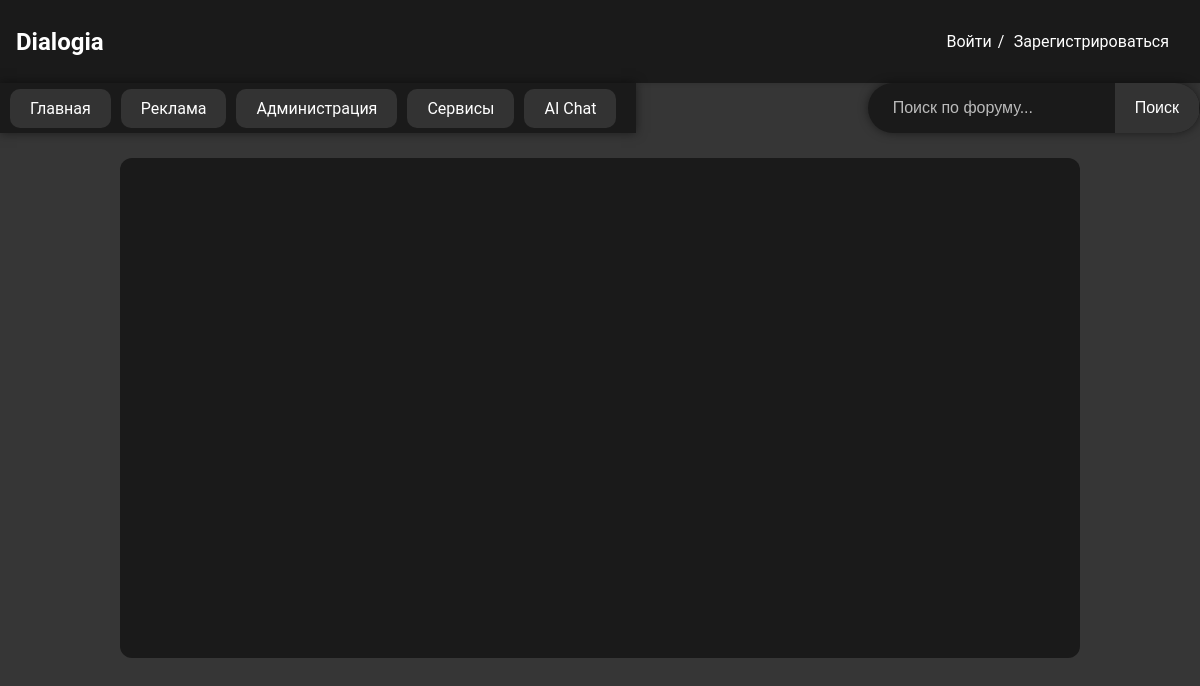
Page /category/5 on the earlier database version.
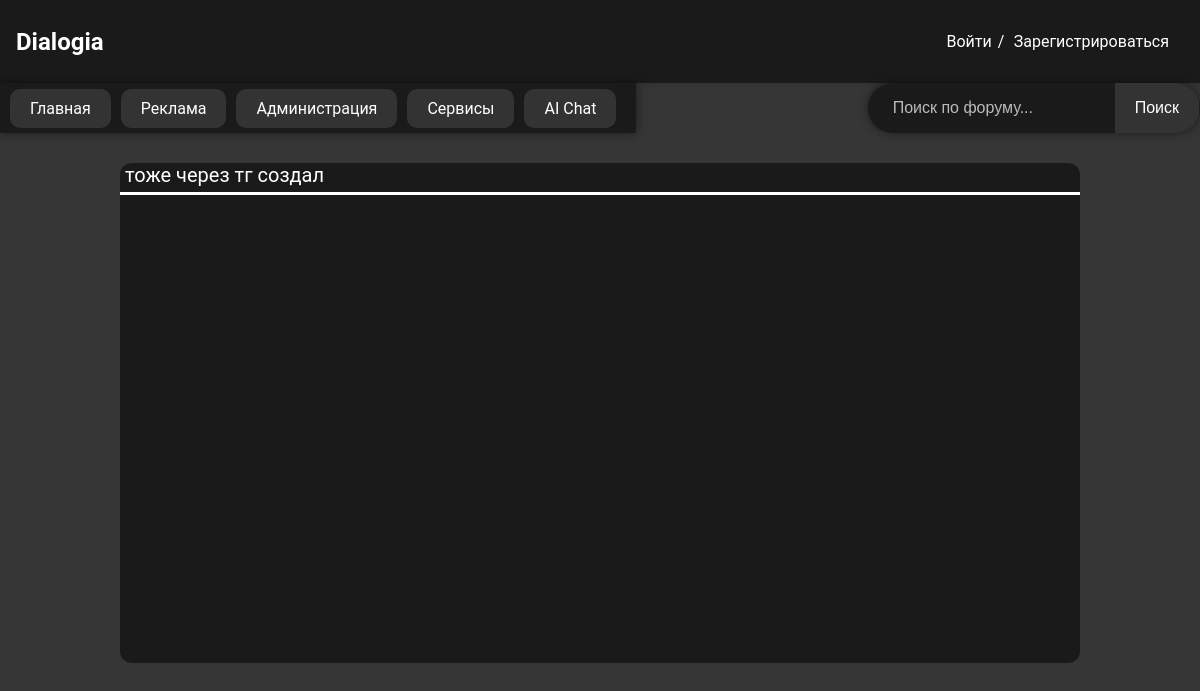
Same page on the later database version.
### tables this page shows
CREATE TABLE forums (
        id INTEGER PRIMARY KEY,
        category_id INTEGER NOT NULL,
        name TEXT NOT NULL,
        FOREIGN KEY (category_id) REFERENCES categories (id)
        );

### main.py (the view)
@app.route('/category/<int:category_id>')
def category(category_id):
    update_online()
    conn = sqlite3.connect('db.db')
    cursor = conn.cursor()
    cursor.execute('SELECT * FROM categories WHERE id=?', (category_id,))
    category = cursor.fetchone()
    cursor.execute('SELECT * FROM forums WHERE category_id=?', (category_id,))
    forums = cursor.fetchall()
    cursor.execute('SELECT * FROM threads WHERE forum_id IN (SELECT id FROM forums WHERE category_id=?)', (category_id,))
    threads = cursor.fetchall()
    conn.close()
    return render_template('category.html', category=category, forums=forums, threads=threads)

### main.py (called while the page is built)
def update_online():
    if 'username' in session:
        conn = sqlite3.connect('db.db')
        cursor = conn.cursor()
        cursor.execute('UPDATE users SET last_online=CURRENT_TIMESTAMP WHERE login=?', (session['username'],))
        conn.commit()
        conn.close()

@app.context_processor
def inject_user():
    user = None
    if 'user_id' in session:
        user = session['username']
    return dict(user=user)

### templates/category.html (shortened to what this page needs)
<!doctype html>
<html lang="ru">
<head>
    <link rel="stylesheet" href="/static/css/header.css">
    <link rel="stylesheet" href="/static/css/style.css">
</head>
<body>
{% include 'header.html' %}
<div class="forums_box">
    {% for forum in forums %}
        <a href="{{ url_for('forum', forum_id=forum[0]) }}">
            <div class="forumname-text">{{ forum[2] }}</div>
        </a>
    {% endfor %}
</div>
</body>
</html>

### templates/header.html (shortened to what this page needs)
<header>
    <a href="/"><div class="logo">Dialogia</div></a>
    <nav>
        <ul>
            {% if session.logged_in %}
                <li><a class="login"  href="{{ url_for('profile', username=session['username']) }}">{{ session.username }}</a></li>
                <li><a class="slash">/</a></li>
                <li><a style="margin-right: 15px" href="{{ url_for('logout') }}">Выйти</a></li>
            {% else %}
                <li><a href="{{ url_for('login') }}">Войти</a></li>
                <li><a class="slash">/</a></li>
                <li><a style="margin-right: 15px" href="{{ url_for('register') }}">Зарегистрироваться</a></li>
            {% endif %}
        </ul>
    </nav>
    <div class="nav-buttons">
        <a class="nav-button" href="/">Главная</a>
        <a class="nav-button" href="#">Реклама</a>
        <a class="nav-button" href="/admin_list">Администрация</a>
        <a class="nav-button" href="/services">Сервисы</a>
        <a class="nav-button" href="/ai-chat">AI Chat</a>
    </div>
    <div class="search-container">
    <input type="text" id="search-input" name="query" placeholder="Поиск по форуму..." required>
    <button type="submit">Поиск</button>
    </div>
</header>

### static/css/header.css (style rules this page uses)
body { font-family: 'Roboto', sans-serif; background-color: #363636; margin: 0; padding: 0; }
header { background-color: #1a1a1a; color: white; padding: 1rem; display: flex; justify-content: space-between; align-items: center; box-shadow: 0 2px 4px rgba(0,0,0,0.1); }
.logo { font-size: 1.5rem; font-weight: bold; }
nav ul { list-style-type: none; display: flex; gap: 1rem; }
nav ul li a { color: white; text-decoration: none; margin-right: -5px; margin-left: -5px; border-radius: 4px; transition: background-color 0.3s; }
a { text-decoration: none; color: white }
.nav-buttons { position: absolute; top: 83px; left: 0; width: auto; height: 50px; flex-direction: row; display: flex; align-items: center; background: #1a1a1a; box-shadow: 0 0 10px rgba(0, 0, 0, 0.5); padding: 0 10px 0 10px; }
.nav-button { display: inline-block; border-radius: 10px; background-color: #333333; color: #ffffff; padding: 10px 20px; border: none; cursor: pointer; text-decoration: none; margin-right: 10px; }
.search-container { position: absolute; top: 83px; right: 0; width: auto; height: 50px; display: flex; align-items: center; background: #1a1a1a; box-shadow: 0 0 10px rgba(0, 0, 0, 0.5); padding: 0 10px; border-radius: 25px; overflow: hidden; }
#search-input { flex: 1; height: 100%; padding: 0 15px; border: none; background: transparent; color: white; font-size: 16px; outline: none; }
#search-input::placeholder { color: rgba(255, 255, 255, 0.7); }
.search-container button { height: 100%; padding: 0 20px; border: none; background: #333; color: white; font-size: 16px; cursor: pointer; transition: background 0.3s ease; margin-right: -9px; }

### static/css/style.css (style rules this page uses)
.forums_box { position: relative; display: block; background: #1a1a1a; width: 80%; min-height: 500px; top: 50%; left: 50%; transform: translate(-50%, 15%); margin-bottom: 100px; max-height: 2000px; text-decoration: none; border-radius: 12px; }
.forumname-text, .threadname-text { color: white; font-size: 20px; padding-left: 5px; margin-top: 5px; padding-bottom: 5px; border-bottom: 3px white solid; }

Differences in the rows shown:
added forums: name "тоже через тг создал"
